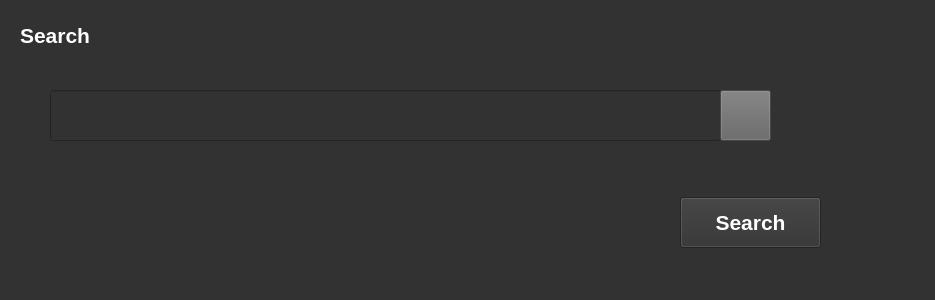
<?xml version="1.0" encoding="UTF-8"?>
<ui version="4.0">
 <class>Form</class>
 <widget class="QWidget" name="Form">
  <property name="geometry">
   <rect>
    <x>0</x>
    <y>0</y>
    <width>935</width>
    <height>300</height>
   </rect>
  </property>
  <property name="windowTitle">
   <string>Form</string>
  </property>
  <property name="styleSheet">
   <string notr="true">background-color: rgb(50, 50, 50);
</string>
  </property>
  <widget class="QLineEdit" name="search_Edit">
   <property name="geometry">
    <rect>
     <x>50</x>
     <y>90</y>
     <width>671</width>
     <height>51</height>
    </rect>
   </property>
   <property name="font">
    <font>
     <pointsize>11</pointsize>
     <weight>75</weight>
     <bold>true</bold>
    </font>
   </property>
  </widget>
  <widget class="QLabel" name="label_7">
   <property name="geometry">
    <rect>
     <x>20</x>
     <y>20</y>
     <width>201</width>
     <height>31</height>
    </rect>
   </property>
   <property name="font">
    <font>
     <pointsize>16</pointsize>
     <weight>75</weight>
     <bold>true</bold>
    </font>
   </property>
   <property name="styleSheet">
    <string notr="true">color:rgb(255, 255, 255);</string>
   </property>
   <property name="text">
    <string>Search</string>
   </property>
  </widget>
  <widget class="QLabel" name="label">
   <property name="geometry">
    <rect>
     <x>60</x>
     <y>100</y>
     <width>61</width>
     <height>31</height>
    </rect>
   </property>
   <property name="text">
    <string/>
   </property>
   <property name="pixmap">
    <pixmap>icons8-search-64.png</pixmap>
   </property>
   <property name="scaledContents">
    <bool>true</bool>
   </property>
  </widget>
  <widget class="QPushButton" name="Micro_Button">
   <property name="geometry">
    <rect>
     <x>720</x>
     <y>90</y>
     <width>51</width>
     <height>51</height>
    </rect>
   </property>
   <property name="styleSheet">
    <string notr="true">image: url(:/newPrefix/microphone.png);

background-color: rgb(100, 100, 100);</string>
   </property>
   <property name="text">
    <string/>
   </property>
  </widget>
  <widget class="QPushButton" name="search_Button">
   <property name="geometry">
    <rect>
     <x>680</x>
     <y>197</y>
     <width>141</width>
     <height>51</height>
    </rect>
   </property>
   <property name="font">
    <font>
     <pointsize>16</pointsize>
     <weight>75</weight>
     <bold>true</bold>
    </font>
   </property>
   <property name="styleSheet">
    <string notr="true">color: rgb(255, 255, 255);</string>
   </property>
   <property name="text">
    <string>Search</string>
   </property>
  </widget>
 </widget>
 <resources>
  <include location="micro.qrc"/>
 </resources>
 <connections/>
</ui>
